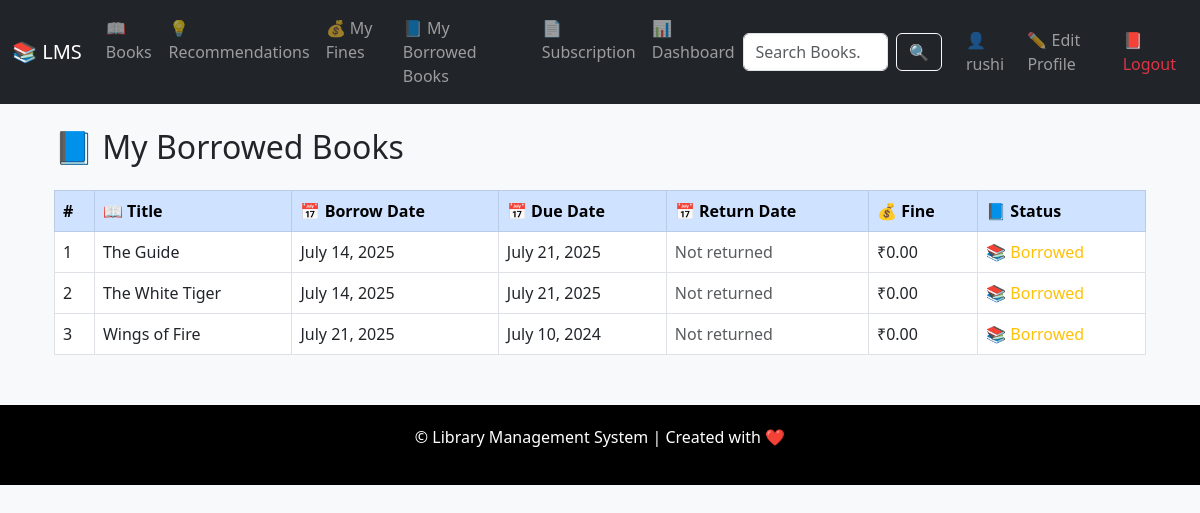
Page /books/my-borrowed-books/ (signed in) on the committed database.
### books/models.py (models this page shows, shortened)
class BorrowRecord(models.Model):
    student = models.ForeignKey(Student, on_delete=models.CASCADE)  # Which student can borrow
    book_copy = models.ForeignKey(BookCopy, on_delete=models.CASCADE)  # Which copies borrow
    borrow_date = models.DateField(auto_now_add=True)
    due_date = models.DateField()
    return_date = models.DateField(null=True, blank=True)

class BookCopy(models.Model):
    STATUS_CHOICES = [
        ('available', 'Available'),
        ('borrowed', 'Borrowed'),
        ('lost', 'Lost'),
        ('damaged', 'Damaged'),
    ]
    book = models.ForeignKey(Book, on_delete=models.CASCADE)
    status = models.CharField(max_length=10, choices=STATUS_CHOICES, default='available')
    copy_id = models.CharField(max_length=30, unique=True, default='default_copy')  # ✅ Unique ID for each copy
    library_location = models.CharField(max_length=100, default='Main Branch')

class Book(models.Model):
    title = models.CharField(max_length=200)  # Book name
    authors = models.ManyToManyField(Author)  # Authoe list
    isbn = models.CharField(max_length=13, unique=True)  # Unique ISBN
    category = models.ForeignKey(Category, on_delete=models.SET_NULL, null=True)
    description = models.TextField()  # Book info.
    published_date = models.DateField()  # Publish date
    recommended = models.BooleanField(default=False)  # Recommended Books
    allowed_in_plans = models.ManyToManyField(SubscriptionPlan, blank=True)  #Subscription plan allow to books

### books/views.py (the view)
# urls.py: path('my-borrowed-books/', MyBorrowedBooksView.as_view(), name='my_borrowed_books'),
class MyBorrowedBooksView(LoginRequiredMixin, View):
    def get(self, request):
        user_profile = get_object_or_404(UserProfile, user=request.user)
        student = get_object_or_404(Student, user_profile=user_profile)
        borrow_records = BorrowRecord.objects.filter(student=student, return_date__isnull=True)
        return render(request, 'books/my_borrowed_books.html', {
            'borrow_records': borrow_records
        })

### templates/books/my_borrowed_books.html
{% extends 'base.html' %}
{% load static %}
{% block content %}
<div class="container mt-4">
    <h2 class="mb-4">📘 My Borrowed Books</h2>
    {% if borrow_records %}
        <table class="table table-bordered table-hover">
            <thead class="table-primary">
                <tr>
                    <th>#</th>
                    <th>📖 Title</th>
                    <th>📅 Borrow Date</th>
                    <th>📅 Due Date</th>
                    <th>📅 Return Date</th>
                    <th>💰 Fine</th>
                    <th>📘 Status</th>
                </tr>
            </thead>
            <tbody>
                {% for record in borrow_records %}
                <tr>
                    <td>{{ forloop.counter }}</td>
                    <td>{{ record.book_copy.book.title }}</td>
                    <td>{{ record.borrow_date }}</td>
                    <td>{{ record.due_date }}</td>
                    <td>
                        {% if record.return_date %}
                            {{ record.return_date }}
                        {% else %}
                            <span class="text-muted">Not returned</span>
                        {% endif %}
                    </td>
                    <td>
                        {% if record.book_fine %}
                            ₹{{ record.book_fine.amount }}
                            {% if record.book_fine.paid %}
                                <span class="badge bg-success">Paid</span>
                            {% else %}
                                <span class="badge bg-danger">Unpaid</span>
                            {% endif %}
                        {% else %}
                            ₹0.00
                        {% endif %}
                    </td>
                    <td>
                        {% if record.return_date %}
                            <span class="text-success">✅ Returned</span>
                        {% else %}
                            <span class="text-warning">📚 Borrowed</span>
                        {% endif %}
                    </td>
                </tr>
                {% endfor %}
            </tbody>
        </table>
    {% else %}
        <div class="alert alert-info text-center">
            ℹ️ You have not borrowed any books yet.
        </div>
    {% endif %}
</div>
{% endblock %}

### templates/base.html (shortened to what this page needs)
<!DOCTYPE html>
<html>
<head>
  <link href="https://cdn.jsdelivr.net/npm/bootstrap@5.3.0/dist/css/bootstrap.min.css" rel="stylesheet">
</head>
<body>
<nav class="navbar navbar-expand-lg navbar-dark bg-dark">
  <div class="container-fluid">
    <a class="navbar-brand" href="/">📚 LMS</a>
    <div class="collapse navbar-collapse" id="navbarNav">
      <ul class="navbar-nav me-auto mb-2 mb-lg-0">
        <li class="nav-item"><a class="nav-link" href="{% url 'books:book_list' %}">📖 Books</a></li>
        <li class="nav-item"><a class="nav-link" href="{% url 'books:book_recommendation' %}">💡 Recommendations</a></li>
        <li class="nav-item"><a class="nav-link" href="{% url 'books:my_fines' %}">💰 My Fines</a></li>
        <li class="nav-item"><a class="nav-link" href="{% url 'books:my_borrowed_books' %}">📘 My Borrowed Books</a></li>
        <li class="nav-item"><a class="nav-link" href="{% url 'subscription:select_plan' %}">📄 Subscription</a></li>
        {% if user.is_authenticated %}
          <li class="nav-item"><a class="nav-link" href="{% url 'books:user_dashboard' %}">📊 Dashboard</a></li>
        {% endif %}
      </ul>
      <form class="d-flex search-form" role="search" method="get" action="{% url 'books:search_books' %}">
        <input class="form-control me-2" type="search" name="q" placeholder="Search Books..." aria-label="Search">
        <button class="btn btn-outline-light" type="submit">🔍</button>
      </form>
      <ul class="navbar-nav ms-3">
        {% if user.is_authenticated %}
          <li class="nav-item">
            <a class="nav-link" href="{% url 'iam:profile' %}">👤 {{ user.username }}</a>
          </li>
          <li class="nav-item">
            <a class="nav-link" href="{% url 'iam:edit_profile' %}">✏️ Edit Profile</a>
          </li>
          <li class="nav-item">
            <a class="nav-link text-danger" href="{% url 'iam:logout' %}">📕 Logout</a>
          </li>
        {% endif %}
      </ul>
    </div>
  </div>
</nav>
<div class="container my-4">
  {% block content %}{% endblock %}
</div>
<footer>
  <p>&copy; {{ now|date:"Y" }} Library Management System | Created with ❤️</p>
</footer>
</body>
</html>

### templates/base.html (style rules this page uses)
body { background-color: #f8f9fa; }
footer { margin-top: 50px; padding: 20px 0; background-color:black; color: white; text-align: center; }
.search-form input { max-width: 200px; }

### rows in the picture
BorrowRecord: book_copy.book "The Guide", borrow_date "July 14, 2025", due_date "July 21, 2025", shows "Not returned", shows "₹0.00", shows "📚 Borrowed"
BorrowRecord: book_copy.book "The White Tiger", borrow_date "July 14, 2025", due_date "July 21, 2025", shows "Not returned", shows "₹0.00", shows "📚 Borrowed"
BorrowRecord: book_copy.book "Wings of Fire", borrow_date "July 21, 2025", due_date "July 10, 2024", shows "Not returned", shows "₹0.00", shows "📚 Borrowed"

### other values in the picture
{{ user.username }} "rushi"
